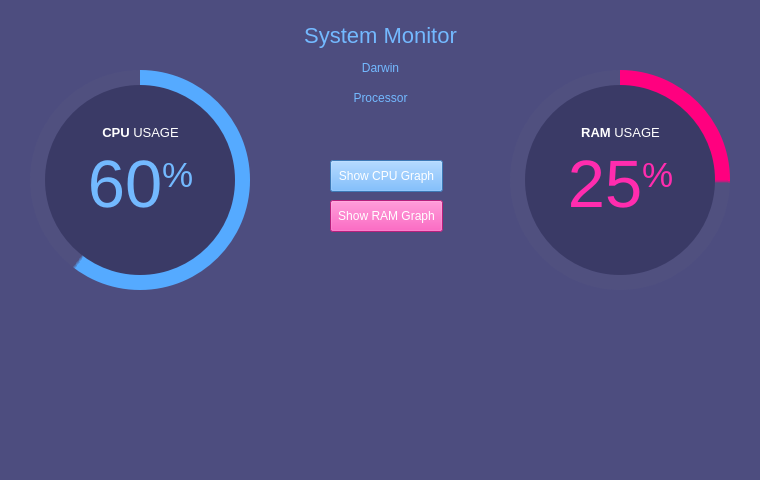
<?xml version="1.0" encoding="UTF-8"?>
<ui version="4.0">
 <class>MainWindow</class>
 <widget class="QMainWindow" name="MainWindow">
  <property name="geometry">
   <rect>
    <x>0</x>
    <y>0</y>
    <width>760</width>
    <height>480</height>
   </rect>
  </property>
  <property name="minimumSize">
   <size>
    <width>760</width>
    <height>480</height>
   </size>
  </property>
  <property name="maximumSize">
   <size>
    <width>760</width>
    <height>480</height>
   </size>
  </property>
  <property name="windowTitle">
   <string>System Monitor</string>
  </property>
  <property name="styleSheet">
   <string notr="true">background-color: rgb(77, 77, 127);</string>
  </property>
  <widget class="QWidget" name="centralwidget">
   <widget class="QFrame" name="circularProgressBar_Main">
    <property name="geometry">
     <rect>
      <x>20</x>
      <y>60</y>
      <width>240</width>
      <height>240</height>
     </rect>
    </property>
    <property name="styleSheet">
     <string notr="true">background-color: none;</string>
    </property>
    <property name="frameShape">
     <enum>QFrame::NoFrame</enum>
    </property>
    <property name="frameShadow">
     <enum>QFrame::Raised</enum>
    </property>
    <widget class="QFrame" name="circularProgressCPU">
     <property name="geometry">
      <rect>
       <x>10</x>
       <y>10</y>
       <width>220</width>
       <height>220</height>
      </rect>
     </property>
     <property name="styleSheet">
      <string notr="true">QFrame{
	border-radius: 110px;	
	background-color: qconicalgradient(cx:0.5, cy:0.5, angle:90, stop:0.400 rgba(85, 170, 255, 255), stop:0.395 rgba(255, 255, 255, 0));
}</string>
     </property>
     <property name="frameShape">
      <enum>QFrame::StyledPanel</enum>
     </property>
     <property name="frameShadow">
      <enum>QFrame::Raised</enum>
     </property>
    </widget>
    <widget class="QFrame" name="circularBg">
     <property name="geometry">
      <rect>
       <x>10</x>
       <y>10</y>
       <width>220</width>
       <height>220</height>
      </rect>
     </property>
     <property name="styleSheet">
      <string notr="true">QFrame{
	border-radius: 110px;	
	background-color: rgba(85, 85, 127, 100);
}</string>
     </property>
     <property name="frameShape">
      <enum>QFrame::StyledPanel</enum>
     </property>
     <property name="frameShadow">
      <enum>QFrame::Raised</enum>
     </property>
    </widget>
    <widget class="QFrame" name="circularContainer">
     <property name="geometry">
      <rect>
       <x>25</x>
       <y>25</y>
       <width>190</width>
       <height>190</height>
      </rect>
     </property>
     <property name="baseSize">
      <size>
       <width>0</width>
       <height>0</height>
      </size>
     </property>
     <property name="styleSheet">
      <string notr="true">QFrame{
	border-radius: 95px;	
	background-color: rgb(58, 58, 102);
}</string>
     </property>
     <property name="frameShape">
      <enum>QFrame::StyledPanel</enum>
     </property>
     <property name="frameShadow">
      <enum>QFrame::Raised</enum>
     </property>
     <widget class="QWidget" name="layoutWidget">
      <property name="geometry">
       <rect>
        <x>10</x>
        <y>40</y>
        <width>171</width>
        <height>125</height>
       </rect>
      </property>
      <layout class="QGridLayout" name="infoLayout">
       <item row="0" column="0">
        <widget class="QLabel" name="labelAplicationName">
         <property name="font">
          <font>
           <family>Helvetica Neue</family>
           <pointsize>10</pointsize>
          </font>
         </property>
         <property name="styleSheet">
          <string notr="true">color: #FFFFFF; background-color: none;</string>
         </property>
         <property name="text">
          <string>&lt;strong&gt;CPU&lt;/strong&gt; USAGE</string>
         </property>
         <property name="alignment">
          <set>Qt::AlignCenter</set>
         </property>
        </widget>
       </item>
       <item row="1" column="0">
        <widget class="QLabel" name="labelPercentageCPU">
         <property name="font">
          <font>
           <family>Helvetica Neue</family>
           <pointsize>30</pointsize>
          </font>
         </property>
         <property name="styleSheet">
          <string notr="true">color: rgb(115, 185, 255); padding: 0px; background-color: none;</string>
         </property>
         <property name="text">
          <string>&lt;p align=&quot;center&quot;&gt;&lt;span style=&quot; font-size:50pt;&quot;&gt;60&lt;/span&gt;&lt;span style=&quot; font-size:40pt; vertical-align:super;&quot;&gt;%&lt;/span&gt;&lt;/p&gt;</string>
         </property>
         <property name="alignment">
          <set>Qt::AlignCenter</set>
         </property>
         <property name="indent">
          <number>-1</number>
         </property>
        </widget>
       </item>
       <item row="2" column="0">
        <widget class="QLabel" name="labelCredits">
         <property name="font">
          <font>
           <family>Helvetica Neue</family>
           <pointsize>8</pointsize>
          </font>
         </property>
         <property name="styleSheet">
          <string notr="true">color: rgb(148, 148, 216); background-color: none;</string>
         </property>
         <property name="text">
          <string>&lt;html&gt;&lt;head/&gt;&lt;body&gt;&lt;p&gt;&lt;br/&gt;&lt;/p&gt;&lt;/body&gt;&lt;/html&gt;</string>
         </property>
         <property name="alignment">
          <set>Qt::AlignCenter</set>
         </property>
        </widget>
       </item>
      </layout>
     </widget>
    </widget>
    <zorder>circularBg</zorder>
    <zorder>circularProgressCPU</zorder>
    <zorder>circularContainer</zorder>
   </widget>
   <widget class="QFrame" name="circularProgressBar_Main_3">
    <property name="geometry">
     <rect>
      <x>500</x>
      <y>60</y>
      <width>240</width>
      <height>240</height>
     </rect>
    </property>
    <property name="styleSheet">
     <string notr="true">background-color: none;</string>
    </property>
    <property name="frameShape">
     <enum>QFrame::NoFrame</enum>
    </property>
    <property name="frameShadow">
     <enum>QFrame::Raised</enum>
    </property>
    <widget class="QFrame" name="circularProgressRAM">
     <property name="geometry">
      <rect>
       <x>10</x>
       <y>10</y>
       <width>220</width>
       <height>220</height>
      </rect>
     </property>
     <property name="styleSheet">
      <string notr="true">QFrame{
	border-radius: 110px;	
	background-color: qconicalgradient(cx:0.5, cy:0.5, angle:90, stop:0.750 rgba(255, 0, 127, 255), stop:0.745 rgba(255, 255, 255, 0));
}</string>
     </property>
     <property name="frameShape">
      <enum>QFrame::StyledPanel</enum>
     </property>
     <property name="frameShadow">
      <enum>QFrame::Raised</enum>
     </property>
    </widget>
    <widget class="QFrame" name="circularBg_3">
     <property name="geometry">
      <rect>
       <x>10</x>
       <y>10</y>
       <width>220</width>
       <height>220</height>
      </rect>
     </property>
     <property name="styleSheet">
      <string notr="true">QFrame{
	border-radius: 110px;	
	background-color: rgba(85, 85, 127, 100);
}</string>
     </property>
     <property name="frameShape">
      <enum>QFrame::StyledPanel</enum>
     </property>
     <property name="frameShadow">
      <enum>QFrame::Raised</enum>
     </property>
    </widget>
    <widget class="QFrame" name="circularContainer_3">
     <property name="geometry">
      <rect>
       <x>25</x>
       <y>25</y>
       <width>190</width>
       <height>190</height>
      </rect>
     </property>
     <property name="baseSize">
      <size>
       <width>0</width>
       <height>0</height>
      </size>
     </property>
     <property name="styleSheet">
      <string notr="true">QFrame{
	border-radius: 95px;	
	background-color: rgb(58, 58, 102);
}</string>
     </property>
     <property name="frameShape">
      <enum>QFrame::StyledPanel</enum>
     </property>
     <property name="frameShadow">
      <enum>QFrame::Raised</enum>
     </property>
     <widget class="QWidget" name="layoutWidget_3">
      <property name="geometry">
       <rect>
        <x>10</x>
        <y>40</y>
        <width>171</width>
        <height>125</height>
       </rect>
      </property>
      <layout class="QGridLayout" name="infoLayout_3">
       <item row="0" column="0">
        <widget class="QLabel" name="labelAplicationName_3">
         <property name="font">
          <font>
           <family>Helvetica Neue</family>
           <pointsize>10</pointsize>
          </font>
         </property>
         <property name="styleSheet">
          <string notr="true">color: #FFFFFF; background-color: none;</string>
         </property>
         <property name="text">
          <string>&lt;strong&gt;RAM&lt;/strong&gt; USAGE</string>
         </property>
         <property name="alignment">
          <set>Qt::AlignCenter</set>
         </property>
        </widget>
       </item>
       <item row="1" column="0">
        <widget class="QLabel" name="labelPercentageRAM">
         <property name="font">
          <font>
           <family>Helvetica Neue</family>
           <pointsize>30</pointsize>
          </font>
         </property>
         <property name="styleSheet">
          <string notr="true">color: rgb(255, 44, 174); padding: 0px; background-color: none;</string>
         </property>
         <property name="text">
          <string>&lt;p align=&quot;center&quot;&gt;&lt;span style=&quot; font-size:50pt;&quot;&gt;25&lt;/span&gt;&lt;span style=&quot; font-size:40pt; vertical-align:super;&quot;&gt;%&lt;/span&gt;&lt;/p&gt;</string>
         </property>
         <property name="alignment">
          <set>Qt::AlignCenter</set>
         </property>
         <property name="indent">
          <number>-1</number>
         </property>
        </widget>
       </item>
       <item row="2" column="0">
        <widget class="QLabel" name="labelCredits_3">
         <property name="font">
          <font>
           <family>Helvetica Neue</family>
           <pointsize>8</pointsize>
          </font>
         </property>
         <property name="styleSheet">
          <string notr="true">color: rgb(148, 148, 216); background-color: none;</string>
         </property>
         <property name="text">
          <string>&lt;html&gt;&lt;head/&gt;&lt;body&gt;&lt;p&gt;&lt;br/&gt;&lt;/p&gt;&lt;/body&gt;&lt;/html&gt;</string>
         </property>
         <property name="alignment">
          <set>Qt::AlignCenter</set>
         </property>
        </widget>
       </item>
      </layout>
     </widget>
    </widget>
    <zorder>circularBg_3</zorder>
    <zorder>circularProgressRAM</zorder>
    <zorder>circularContainer_3</zorder>
   </widget>
   <widget class="QLabel" name="label_title">
    <property name="geometry">
     <rect>
      <x>60</x>
      <y>10</y>
      <width>641</width>
      <height>50</height>
     </rect>
    </property>
    <property name="styleSheet">
     <string notr="true">color: rgb(115, 185, 255); background-color: none; font-size: 22px;</string>
    </property>
    <property name="text">
     <string>System Monitor</string>
    </property>
    <property name="alignment">
     <set>Qt::AlignCenter</set>
    </property>
   </widget>
   <widget class="QWidget" name="gridLayoutWidget">
    <property name="geometry">
     <rect>
      <x>20</x>
      <y>320</y>
      <width>721</width>
      <height>151</height>
     </rect>
    </property>
    <layout class="QGridLayout" name="gridLayout"/>
   </widget>
   <widget class="QPushButton" name="pushButton">
    <property name="geometry">
     <rect>
      <x>330</x>
      <y>160</y>
      <width>113</width>
      <height>32</height>
     </rect>
    </property>
    <property name="styleSheet">
     <string notr="true">background-color: rgba(85, 170, 255, 255);
color: white;</string>
    </property>
    <property name="text">
     <string>Show CPU Graph</string>
    </property>
   </widget>
   <widget class="QPushButton" name="pushButton_2">
    <property name="geometry">
     <rect>
      <x>330</x>
      <y>200</y>
      <width>113</width>
      <height>32</height>
     </rect>
    </property>
    <property name="styleSheet">
     <string notr="true">background-color: rgb(255, 44, 174);
color: white;</string>
    </property>
    <property name="text">
     <string>Show RAM Graph</string>
    </property>
   </widget>
   <widget class="QLabel" name="label">
    <property name="geometry">
     <rect>
      <x>210</x>
      <y>60</y>
      <width>341</width>
      <height>16</height>
     </rect>
    </property>
    <property name="styleSheet">
     <string notr="true">color: rgb(115, 185, 255); font-size: 12px; padding-left: 2px; padding-right: 2px; border: none;</string>
    </property>
    <property name="text">
     <string>Darwin</string>
    </property>
    <property name="alignment">
     <set>Qt::AlignCenter</set>
    </property>
   </widget>
   <widget class="QLabel" name="label_2">
    <property name="geometry">
     <rect>
      <x>260</x>
      <y>90</y>
      <width>241</width>
      <height>16</height>
     </rect>
    </property>
    <property name="styleSheet">
     <string notr="true">color: rgb(115, 185, 255); font-size: 12px; padding-left: 2px; padding-right: 2px; border: none;</string>
    </property>
    <property name="text">
     <string>Processor</string>
    </property>
    <property name="alignment">
     <set>Qt::AlignCenter</set>
    </property>
   </widget>
  </widget>
 </widget>
 <resources/>
 <connections/>
</ui>
